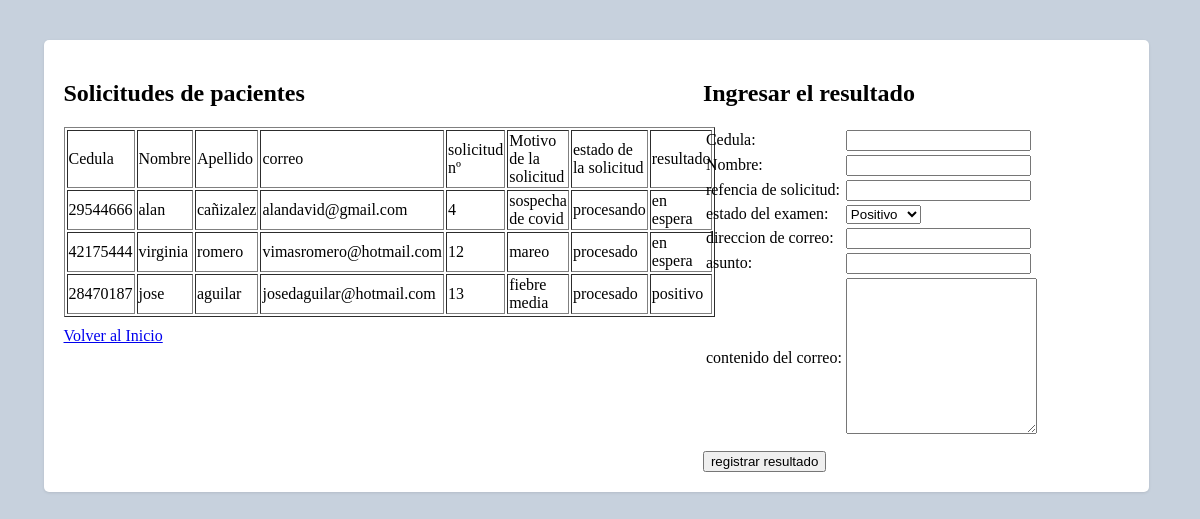
/mostrar.php, run on the app's committed database.
### tables this page shows
CREATE TABLE `pacientes` (
  `idpaciente` int(11) NOT NULL,
  `nombre` varchar(20) NOT NULL,
  `apellido` varchar(20) NOT NULL,
  `correo` varchar(50) NOT NULL
);

CREATE TABLE `solicitud` (
  `idsolicitud` int(11) NOT NULL,
  `idpaciente` int(11) NOT NULL,
  `motivo` varchar(50) NOT NULL,
  `estado` varchar(20) NOT NULL
);

CREATE TABLE `resultados` (
  `idresultado` int(11) NOT NULL,
  `idsolicitud` int(11) NOT NULL,
  `resultado` text NOT NULL
);

### consulta.php (called while the page is built, shortened)
<?php
require_once "conexion.php";
$con = $conexion;
function laconsulta(){
    global $con, $consulta;
    $sql = "SELECT pacientes.idpaciente, pacientes.nombre, pacientes.apellido,
                pacientes.correo, solicitud.idsolicitud, solicitud.motivo, solicitud.estado, resultados.resultado
                from pacientes, solicitud, resultados
                where pacientes.idpaciente = solicitud.idpaciente and
                solicitud.idsolicitud = resultados.idsolicitud";
    return $con -> query($sql);
}
?>

### mostrar.php (the view, shortened to what this page needs)
<?php
include_once('conexion.php');
?>
<!DOCTYPE html>
<html lang="en">
<head>
    <link rel="stylesheet" href="estilos.css">
    <?php
                include_once('consulta.php');
                $consulta = laconsulta();
            ?>
</head>
<body>
    <div id='mostrardatos'>
        <div id='tdatos'>
            <h2>Solicitudes de pacientes</h2>
            <table  border='1' >
            <tr>
                <td>Cedula</td>
                <td>Nombre</td>
                <td>Apellido</td>
                <td>correo</td>
                <td>solicitud nº</td>
                <td>Motivo de la solicitud</td>
                <td>estado de la solicitud</td>
                <td>resultado</td>
            </tr>
            <?php
                while($persona = $consulta->fetch_assoc()){
            ?>
            <tr>
                <td><?php echo $persona['idpaciente'] ?></td>
                <td><?php echo $persona['nombre'] ?></td>
                <td><?php echo $persona['apellido'] ?></td>
                <td><?php echo $persona['correo'] ?></td>
                <td><?php echo $persona['idsolicitud'] ?></td>
                <td><?php echo $persona['motivo'] ?></td>
                <td><?php echo $persona['estado'] ?></td>
                <td><?php echo $persona['resultado'] ?></td>
            </tr>
            <?php
            }
            ?>
        </table>
        <a href="index.php">Volver al Inicio</a>
    </div>
    <div id='resultados'>
    <h2>Ingresar el resultado</h2>
        <form  method="POST">
        <table>
            <tr>
                <td>Cedula:</td>
                <td><input type="text" name="cedula"></td>
            </tr>
            <tr>
                <td>Nombre:</td>
                <td><input type="text" name="nombre"></td>
            </tr>
            <tr>
                <td>refencia de solicitud:</td>
                <td><input type="number" name="idsolicitud"></td>
            </tr>
            <tr>
                <td>estado del examen:</td>
                <td>
                    <select name="resultado">
                        <option value="positivo">Positivo</option>
                    </select>
                </td>
            </tr>
            <tr>
                <td>direccion de correo:</td>
                <td><input type="text" name="correo"></td>
            </tr>
            <tr>
                <td>asunto:</td>
                <td><input type="text" name="asunto"></td>
            </tr>
            <tr>
                <td>contenido del correo:</td>
                <td>
                    <textarea name="contenido" id='contenido' cols="30" rows="10"></textarea>
                </td>
            </tr>
        </table>
        <input type="submit" name="registrar" value="registrar resultado">
        </form>
    </div>
</div>
</body>
</html>

### estilos.css (style rules this page uses)
body { background-color: rgba(145, 165, 189, 0.5); }
table { margin-bottom: 10px; }
#tdatos { width: 55%; }
#mostrardatos { width: 90%; padding: 20px; margin-left: 3%; margin-right: 5%; margin-top: 40px; background-color: white; border-radius: 5px; -webkit-box-shadow: 0 1px 3px rgb(0 0 0 / 10%); box-shadow: 0 1px 3px rgb(0 0 0 / 10%); display: flex; justify-content: space-between; }
#resultados { width: 40%; margin-left: 1%; }
#contenido { width: 90%; max-width: 200px; min-width: 100px; max-height: 180px; min-height: 150px; }

### data on the page
pacientes: idpaciente "29544666", nombre "alan", apellido "cañizalez", correo "alandavid@gmail.com", solicitud.idsolicitud "4", solicitud.motivo "sospecha de covid", solicitud.estado "procesando", resultados.resultado "en espera"
pacientes: idpaciente "42175444", nombre "virginia", apellido "romero", correo "vimasromero@hotmail.com", solicitud.idsolicitud "12", solicitud.motivo "mareo", solicitud.estado "procesado", resultados.resultado "en espera"
pacientes: idpaciente "28470187", nombre "jose", apellido "aguilar", correo "josedaguilar@hotmail.com", solicitud.idsolicitud "13", solicitud.motivo "fiebre media", solicitud.estado "procesado", resultados.resultado "positivo"
